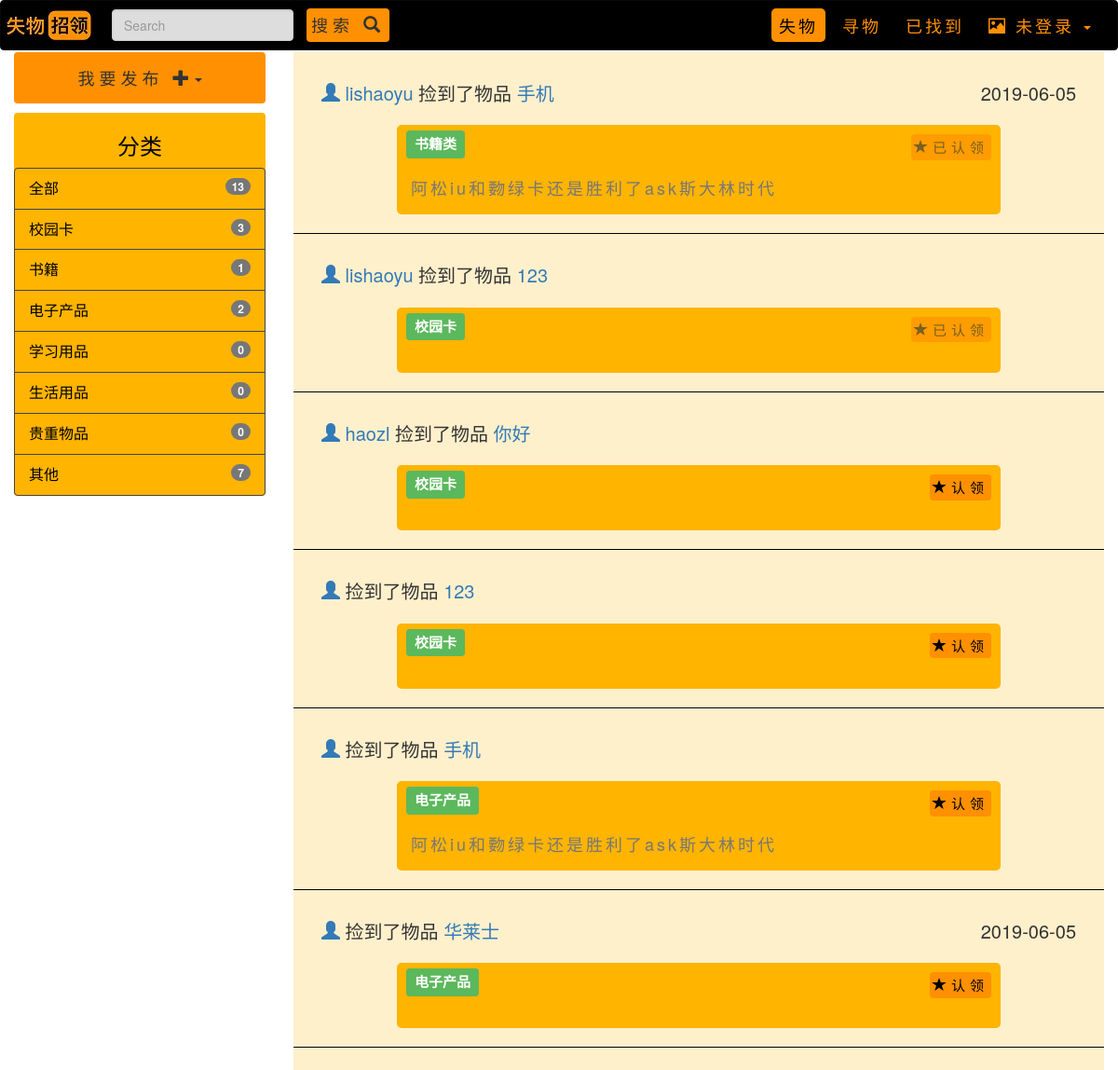
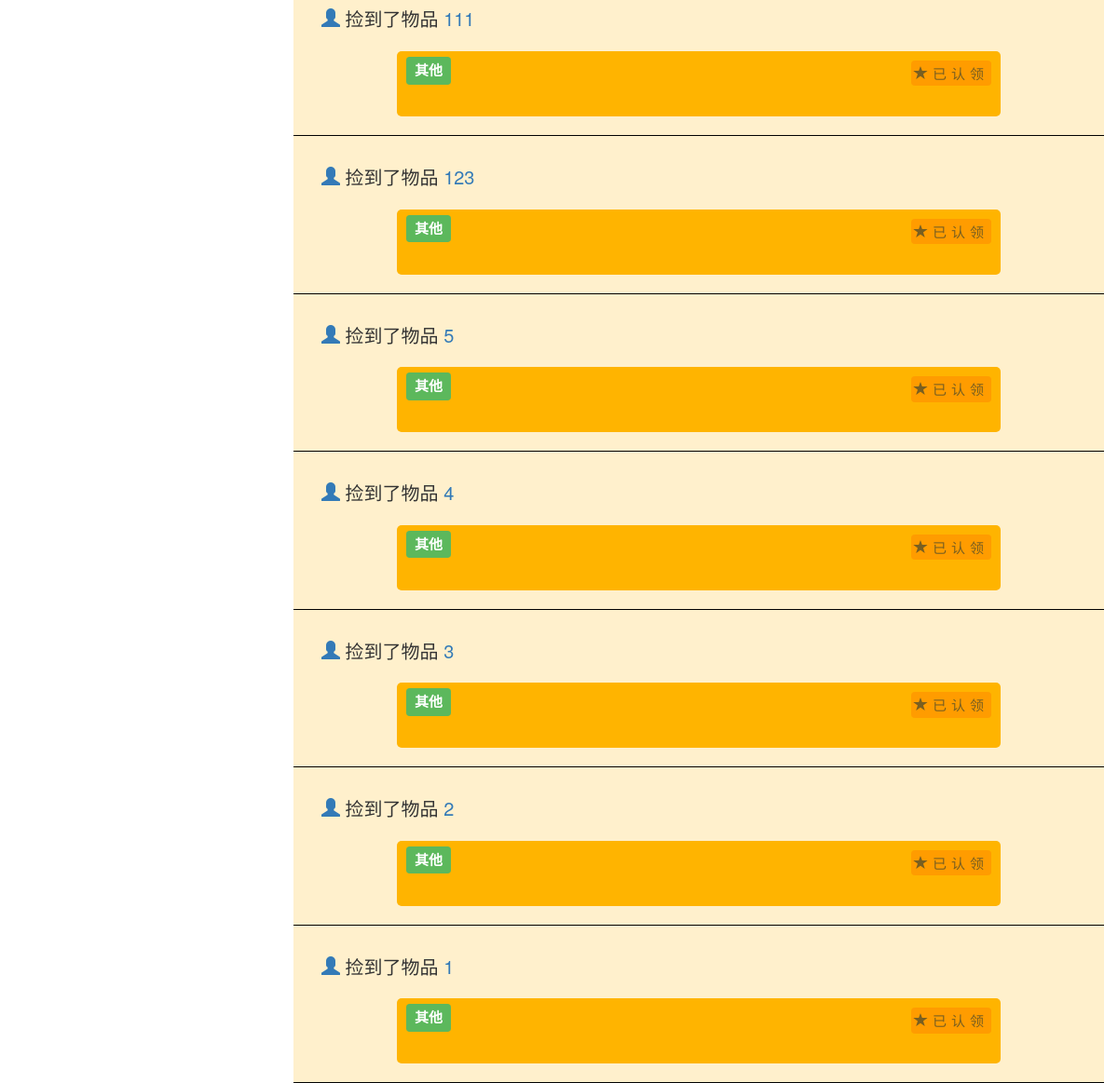
Page /found/ on the earlier database version (2 pictures, top to bottom).
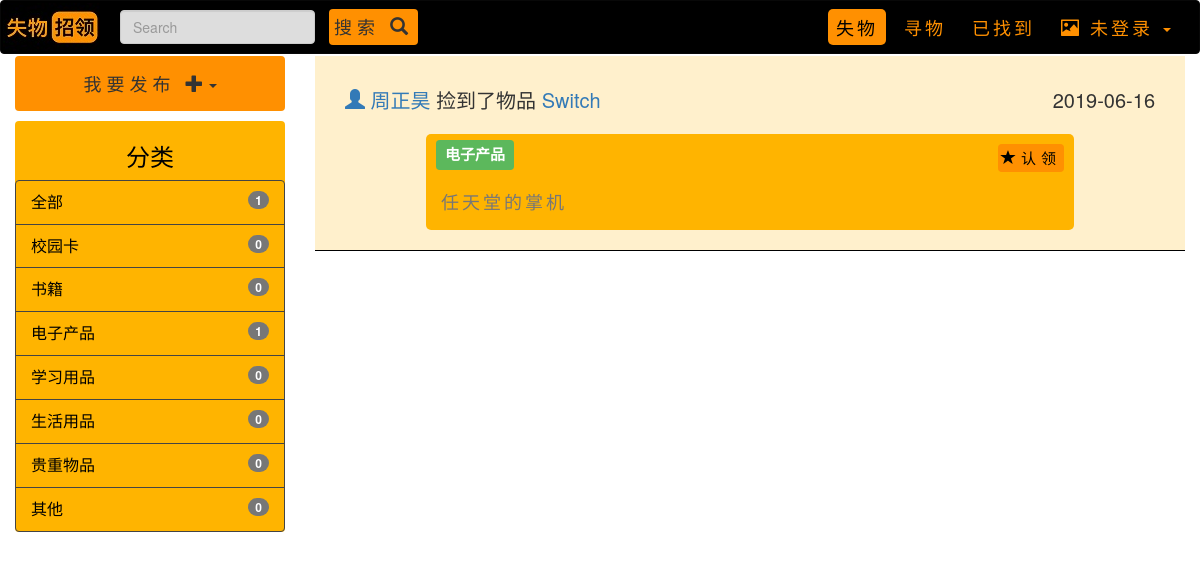
Same page on the later database version.
### main/models.py (models this page shows, shortened)
class FoundItemData(models.Model):
    item_name = models.CharField(max_length=20)
    item_description = models.CharField(max_length=50, default="")
    item_type = models.CharField(choices=i_type, max_length=20, default="")
    item_time = models.CharField(max_length=20)
    item_location = models.CharField(max_length=50)
    item_status = models.BooleanField(default=False)
    item_publisher = models.CharField(max_length=20, default="")

### main/views.py (the view)
# urls.py: path("found/", views.found, name="found"),  # 捡到物品信息的页面
def found(request):
    book_amount_found = 0
    val_amount_found = 0
    study_amount_found = 0
    live_amount_found = 0
    card_amount_found = 0
    elec_amount_found = 0
    other_amount_found = 0
    for item in FoundItemData.objects.all():
        if item.item_type == "校园卡":
            card_amount_found += 1
        elif item.item_type == "书籍类":
            book_amount_found += 1
        elif item.item_type == "学习用品":
            study_amount_found += 1
        elif item.item_type == "生活用品":
            live_amount_found += 1
        elif item.item_type == "贵重物品":
            val_amount_found += 1
        elif item.item_type == "电子产品":
            elec_amount_found += 1
        elif item.item_type == "其他":
            other_amount_found += 1
    amount_found = book_amount_found + card_amount_found + elec_amount_found + other_amount_found + study_amount_found + live_amount_found + val_amount_found
    if request.method == "POST":
        items = []
        info = str(request.POST["search_info"])
        for item in FoundItemData.objects.all():
            if info in item.item_name or info in item.item_type or info in item.item_time or info in item.item_location or info in item.item_description or info in item.item_publisher:
                items.append(item)
        items.reverse()
        content = {"found_items": items, "all": amount_found, "card": card_amount_found, "book": book_amount_found, "elec": elec_amount_found, "other": other_amount_found, "study": study_amount_found,
                   "live": live_amount_found, "val": val_amount_found}
        return render(request, "found.html", content)
    else:
        items = []
        for item in FoundItemData.objects.all():
            items.append(item)
        items.reverse()
        content = {"found_items": items, "all": amount_found, "card": card_amount_found, "book": book_amount_found, "elec": elec_amount_found, "other": other_amount_found, "study": study_amount_found,
                   "live": live_amount_found, "val": val_amount_found}
        return render(request, "found.html", content)

### main/templates/found.html (shortened to what this page needs)
{% load staticfiles %}
<!DOCTYPE html>
<html lang="zh-hans">
<head>
    <link rel="stylesheet" href="{% static 'css\bootstrap.min.css' %}">
    <link rel="stylesheet" href="{% static 'css\navbar.css' %}">
    <link rel="stylesheet" href="{% static 'css\rightPart.css' %}">
    <link rel="stylesheet" href="{% static 'css\leftPart.css' %}">
</head>
<body>
<nav class="navbar navbar-inverse ">
    <div class="container-fluid">
        <div class="navbar-header">
            <a class="navbar-brand" href="{% url "main:home" %}"><img src="{% static "img\logo.jpg" %}" alt="失物招领"></a>
        </div>
        <div class="collapse navbar-collapse" id="bs-example-navbar-collapse-1">
            <form method="POST" action="{% url "main:found" %}" class="navbar-form navbar-left">
                <div class="form-group">
                    <input name="search_info" type="text" class="form-control" placeholder="Search">
                </div>
                <button type="submit" class="btn btn-default">搜索 <span class="glyphicon glyphicon-search"
                                                                       aria-hidden="true"></span></button>
            </form>
            <ul class="nav navbar-nav navbar-right">
                <li><a href="{% url "main:found" %}" class="active">失物</a></li>
                <li><a href="{% url "main:lost" %}">寻物</a></li>
                <li><a href="#">已找到</a></li>
                <li class="dropdown">
                    {% if user.is_authenticated %}
                        <a href="#" class="dropdown-toggle" data-toggle="dropdown" role="button" aria-haspopup="true" aria-expanded="false"><span class="glyphicon glyphicon-picture"
                                                                                                                                                  aria-hidden="true"></span> {{ user }}
                            <span class="caret"></span></a>
                        <ul class="dropdown-menu">
                            <li><a href="{% url "main:user_center" %}"><span class="glyphicon glyphicon-new-window" aria-hidden="true"> </span> 个人中心</a></li>
                            <li role="separator" class="divider"></li>
                            <li><a href="{% url "main:log_out" %}"><span class="glyphicon glyphicon-log-out" aria-hidden="true"> </span> 登出</a>
                            </li>
                        </ul>
                    {% else %}
                        <a href="#" class="dropdown-toggle" data-toggle="dropdown" role="button" aria-haspopup="true" aria-expanded="false"><span class="glyphicon glyphicon-picture"
                                                                                                                                                  aria-hidden="true"></span> 未登录
                            <span class="caret"></span></a>
                            </li>
                        </ul>
                    {% endif %}
        </div>
    </div>
</nav>
<div class="container-fluid">
    <div class="row">
        <div class="col-md-3 left-part">
            <div class="btn-group">
              <button type="button" class="btn btn-default dropdown-toggle" data-toggle="dropdown" aria-haspopup="true" aria-expanded="false">
                   我要发布 <span class="glyphicon glyphicon-plus"  aria-hidden="true"></span><span class="caret"></span>
              </button>
            </div>
            <br>
            <div class="typebar">
              <h3>分类</h3>
              <div class="list-group">
                    <a href="{% url "main:found" %}" class="list-group-item">全部<span class="badge">{{ all }}</span></a>
                    <a href="{% url "main:found_card" %}" class="list-group-item">校园卡<span class="badge">{{ card }}</span></a>
                    <a href="{% url "main:found_book" %}" class="list-group-item">书籍<span class="badge">{{ book }}</span></a>
                    <a href="{% url "main:found_elec" %}" class="list-group-item">电子产品<span class="badge">{{ elec }}</span></a>
                    <a href="{% url "main:lost_study" %}" class="list-group-item">学习用品<span class="badge">{{ study }}</span></a>
                    <a href="{% url "main:lost_live" %}" class="list-group-item">生活用品<span class="badge">{{ live }}</span></a>
                    <a href="{% url "main:lost_val" %}" class="list-group-item">贵重物品<span class="badge">{{ val }}</span></a>
                    <a href="{% url "main:found_other" %}" class="list-group-item">其他<span class="badge">{{ other }}</span></a>
              </div>
            </div>
        </div>
        <div class="col-md-9 right-part" >
          {% for item in found_items %}
          <div class="item">
            <div class="top-part">
              <div class="people-name">
                <a href="#"><span class="glyphicon glyphicon-user"aria-hidden="true"> </span> {{item.item_publisher}}</a>
                捡到了物品
                <a href="#">{{item.item_name}}</a>
              </div>
              <div class="time">
                {{ item.item_time }}
              </div>
            </div>
            <div class="item-part">
              <span class="label label-success item-name">{{ item.item_type }}</span>
              {% if item.item_status == False %}
              <button class="btn" type="button" name="button" > <a href="{% url 'main:founditem_return' forloop.counter %}"><span class="glyphicon glyphicon-star"aria-hidden="true" ></span>认领</a> </button>
              {% else %}
              <button class="btn" type="button" disabled="disabled" name="button"><span class="glyphicon glyphicon-star"aria-hidden="true"> </span>已认领</button>
              {% endif %}
            <div class="description">
                {{ item.item_description }}
            </div>
            </div>
          </div>
          {% endfor %}
        </div>
  </div>
</div>
</body>
</html>

### main/static/css/navbar.css (style rules this page uses)
.navbar { margin-bottom: 2px; }
.navbar-inverse { background: #000; }
.navbar-right { margin-top: 8px; }
.navbar-inverse .navbar-nav>li>a { border-radius: 5px; color: rgb(255, 144, 1); font-size: 18px; letter-spacing:3px; margin-left: 5px; margin-right: 5px; }
.navbar-nav>li>a { padding: 8px; }
.navbar-inverse .navbar-nav>li>a.active { color: black; background: rgb(255, 144, 1); }
.navbar-brand { padding: 2px; }
.form-control { background-color: #ddd; }
.btn { background-color:rgb(255, 144, 1); font-size: 18px; letter-spacing:5px; border: none; padding: 5px; }
.navbar .btn { margin-left: 10px; }

### main/static/css/rightPart.css (style rules this page uses)
.item { padding: 30px; background: rgb(255, 180, 0, 0.2); border-bottom: 1px solid black; padding-bottom: 20px; }
.top-part { text-align: left; margin-bottom: 20px; }
.people-name { display: inline; font-size: 20px; }
.time { float: right; display: inline; font-size: 20px; }
.item-part { border-radius: 5px; padding: 10px; width: 80%; margin: auto; background: rgb(255, 180, 0); }
.item-name { font-size: 15px; }
.item-part button { padding: 3px; font-size: 15px; float: right; }
.item-part button a { color: black; }
.description { margin-top: 20px; color: #777; padding: 5px; letter-spacing: 3px; font-size: 18px; }

### main/static/css/leftPart.css (style rules this page uses)
.left-part { text-align: center; }
.left-part .btn-group { width: 100%; }
.left-part button { padding-top: 15px; padding-bottom: 15px; width: 100%; }
.typebar { margin-top: 10px; padding-top: 2px; background: rgb(255, 180, 0); color: #000; border-radius: 4px; }
.left-part .list-group { list-style: georgian; }
.left-part .list-group-item { text-align: left; background: rgb(255, 180, 0, 0.3); color:#000; border: 1px solid #444; font-size: 16px; }

Differences in the rows shown:
removed FoundItemData: item_publisher "lishaoyu", item_name "手机", item_time "2019-06-05", item_type "书籍类", item_status True (drawn), item_description "阿松iu和覅绿卡还是胜利了ask斯大林时代"
removed FoundItemData: item_publisher "lishaoyu", item_name "123", item_type "校园卡", item_status True (drawn)
removed FoundItemData: item_publisher "haozl", item_name "你好", item_type "校园卡", item_status False (drawn)
removed FoundItemData: item_name "123", item_type "校园卡", item_status False (drawn)
removed FoundItemData: item_name "手机", item_type "电子产品", item_status False (drawn), item_description "阿松iu和覅绿卡还是胜利了ask斯大林时代"
removed FoundItemData: item_name "华莱士", item_time "2019-06-05", item_type "电子产品", item_status False (drawn)
removed FoundItemData: item_name "111", item_type "其他", item_status True (drawn)
removed FoundItemData: item_name "123", item_type "其他", item_status True (drawn)
removed FoundItemData: item_name "5", item_type "其他", item_status True (drawn)
removed FoundItemData: item_name "4", item_type "其他", item_status True (drawn)
removed FoundItemData: item_name "3", item_type "其他", item_status True (drawn)
removed FoundItemData: item_name "2", item_type "其他", item_status True (drawn)
removed FoundItemData: item_name "1", item_type "其他", item_status True (drawn)
added FoundItemData: item_publisher "周正昊", item_name "Switch", item_time "2019-06-16", item_type "电子产品", item_status False (drawn), item_description "任天堂的掌机"
Other differences:
{{ all }}: "13" → "1"
{{ card }}: "3" → "0"
{{ book }}: "1" → "0"
{{ elec }}: "2" → "1"
{{ other }}: "7" → "0"
